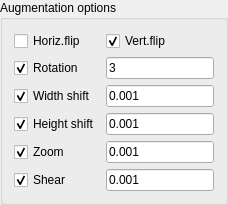
                        <widget class="QGroupBox" name="groupBox_aug_option_2">
                         <property name="title">
                          <string>Augmentation options</string>
                         </property>
                         <layout class="QGridLayout" name="gridLayout_12">
                          <item row="0" column="0">
                           <widget class="QCheckBox" name="checkBox_HorizFlip">
                            <property name="sizePolicy">
                             <sizepolicy hsizetype="Fixed" vsizetype="Fixed">
                              <horstretch>0</horstretch>
                              <verstretch>0</verstretch>
                             </sizepolicy>
                            </property>
                            <property name="toolTip">
                             <string>&quot;&lt;html&gt;&lt;head/&gt;&lt;body&gt;&lt;p&gt;Should training images be flipped by horiz. axis (bottom up; top down)?&lt;/p&gt;&lt;/body&gt;&lt;/html&gt;</string>
                            </property>
                            <property name="text">
                             <string>Horiz.flip</string>
                            </property>
                            <property name="icon">
                             <iconset resource="art.qrc">
                              <normaloff>:/icon/icon/flip_h.png</normaloff>:/icon/icon/flip_h.png</iconset>
                            </property>
                            <property name="iconSize">
                             <size>
                              <width>20</width>
                              <height>20</height>
                             </size>
                            </property>
                           </widget>
                          </item>
                          <item row="5" column="0">
                           <widget class="QCheckBox" name="checkBox_shear_2">
                            <property name="sizePolicy">
                             <sizepolicy hsizetype="Fixed" vsizetype="Fixed">
                              <horstretch>0</horstretch>
                              <verstretch>0</verstretch>
                             </sizepolicy>
                            </property>
                            <property name="toolTip">
                             <string>&lt;html&gt;&lt;head/&gt;&lt;body&gt;&lt;p&gt;Shear Intensity (Shear angle in counter-clockwise direction in degrees)&lt;/p&gt;&lt;/body&gt;&lt;/html&gt;</string>
                            </property>
                            <property name="text">
                             <string>Shear</string>
                            </property>
                            <property name="icon">
                             <iconset resource="art.qrc">
                              <normaloff>:/icon/icon/shear.png</normaloff>:/icon/icon/shear.png</iconset>
                            </property>
                            <property name="iconSize">
                             <size>
                              <width>20</width>
                              <height>20</height>
                             </size>
                            </property>
                            <property name="checked">
                             <bool>true</bool>
                            </property>
                           </widget>
                          </item>
                          <item row="1" column="0">
                           <widget class="QCheckBox" name="checkBox_rotation">
                            <property name="sizePolicy">
                             <sizepolicy hsizetype="Maximum" vsizetype="Fixed">
                              <horstretch>0</horstretch>
                              <verstretch>0</verstretch>
                             </sizepolicy>
                            </property>
                            <property name="toolTip">
                             <string>&lt;html&gt;&lt;head/&gt;&lt;body&gt;&lt;p&gt;Degree range for random rotations&lt;/p&gt;&lt;/body&gt;&lt;/html&gt;</string>
                            </property>
                            <property name="text">
                             <string>Rotation</string>
                            </property>
                            <property name="icon">
                             <iconset resource="art.qrc">
                              <normaloff>:/icon/icon/rotate.png</normaloff>:/icon/icon/rotate.png</iconset>
                            </property>
                            <property name="iconSize">
                             <size>
                              <width>20</width>
                              <height>20</height>
                             </size>
                            </property>
                            <property name="checked">
                             <bool>true</bool>
                            </property>
                           </widget>
                          </item>
                          <item row="3" column="0">
                           <widget class="QCheckBox" name="checkBox_height_shift">
                            <property name="sizePolicy">
                             <sizepolicy hsizetype="Maximum" vsizetype="Fixed">
                              <horstretch>0</horstretch>
                              <verstretch>0</verstretch>
                             </sizepolicy>
                            </property>
                            <property name="toolTip">
                             <string>&quot;&lt;html&gt;&lt;head/&gt;&lt;body&gt;&lt;p&gt;Define random shift of height&lt;br&gt;Fraction of total height if &amp;lt; 1. Otherwise pixels if&gt;=1.&lt;br&gt;Value defines an interval (-height_shift_range, +height_shift_range) from which random numbers are created   &lt;/p&gt;&lt;/body&gt;&lt;/html&gt;</string>
                            </property>
                            <property name="text">
                             <string>Height shift</string>
                            </property>
                            <property name="icon">
                             <iconset resource="art.qrc">
                              <normaloff>:/icon/icon/shift_h.png</normaloff>:/icon/icon/shift_h.png</iconset>
                            </property>
                            <property name="iconSize">
                             <size>
                              <width>20</width>
                              <height>20</height>
                             </size>
                            </property>
                            <property name="checked">
                             <bool>true</bool>
                            </property>
                           </widget>
                          </item>
                          <item row="0" column="1">
                           <widget class="QCheckBox" name="checkBox_VertFlip">
                            <property name="sizePolicy">
                             <sizepolicy hsizetype="Preferred" vsizetype="Fixed">
                              <horstretch>0</horstretch>
                              <verstretch>0</verstretch>
                             </sizepolicy>
                            </property>
                            <property name="toolTip">
                             <string>&quot;&lt;html&gt;&lt;head/&gt;&lt;body&gt;&lt;p&gt;Should training images be flipped by vert. axis (left becomes right; right becomes left)?&lt;/p&gt;&lt;/body&gt;&lt;/html&gt;&quot;</string>
                            </property>
                            <property name="text">
                             <string>Vert.flip</string>
                            </property>
                            <property name="icon">
                             <iconset resource="art.qrc">
                              <normaloff>:/icon/icon/flip_v.png</normaloff>:/icon/icon/flip_v.png</iconset>
                            </property>
                            <property name="iconSize">
                             <size>
                              <width>20</width>
                              <height>20</height>
                             </size>
                            </property>
                            <property name="checked">
                             <bool>true</bool>
                            </property>
                           </widget>
                          </item>
                          <item row="2" column="0">
                           <widget class="QCheckBox" name="checkBox_width_shift_2">
                            <property name="sizePolicy">
                             <sizepolicy hsizetype="Fixed" vsizetype="Fixed">
                              <horstretch>0</horstretch>
                              <verstretch>0</verstretch>
                             </sizepolicy>
                            </property>
                            <property name="toolTip">
                             <string>&quot;&lt;html&gt;&lt;head/&gt;&lt;body&gt;&lt;p&gt;Define random shift of width&lt;br&gt;Fraction of total width, if &amp;lt; 1. Otherwise pixels if&gt;=1.&lt;br&gt;Value defines an interval (-width_shift_range, +width_shift_range) from which random numbers are created&lt;/p&gt;&lt;/body&gt;&lt;/html&gt;</string>
                            </property>
                            <property name="text">
                             <string>Width shift</string>
                            </property>
                            <property name="icon">
                             <iconset resource="art.qrc">
                              <normaloff>:/icon/icon/shift_w.png</normaloff>:/icon/icon/shift_w.png</iconset>
                            </property>
                            <property name="iconSize">
                             <size>
                              <width>20</width>
                              <height>20</height>
                             </size>
                            </property>
                            <property name="checked">
                             <bool>true</bool>
                            </property>
                           </widget>
                          </item>
                          <item row="4" column="0">
                           <widget class="QCheckBox" name="checkBox_zoom">
                            <property name="sizePolicy">
                             <sizepolicy hsizetype="Fixed" vsizetype="Fixed">
                              <horstretch>0</horstretch>
                              <verstretch>0</verstretch>
                             </sizepolicy>
                            </property>
                            <property name="toolTip">
                             <string>&lt;html&gt;&lt;head/&gt;&lt;body&gt;&lt;p&gt;Range for random zoom&lt;/p&gt;&lt;/body&gt;&lt;/html&gt;</string>
                            </property>
                            <property name="text">
                             <string>Zoom</string>
                            </property>
                            <property name="icon">
                             <iconset resource="art.qrc">
                              <normaloff>:/icon/icon/zoom.png</normaloff>:/icon/icon/zoom.png</iconset>
                            </property>
                            <property name="iconSize">
                             <size>
                              <width>20</width>
                              <height>20</height>
                             </size>
                            </property>
                            <property name="checked">
                             <bool>true</bool>
                            </property>
                           </widget>
                          </item>
                          <item row="1" column="1">
                           <widget class="QLineEdit" name="lineEdit_Rotation">
                            <property name="text">
                             <string>3</string>
                            </property>
                           </widget>
                          </item>
                          <item row="2" column="1">
                           <widget class="QLineEdit" name="lineEdit_widthShift">
                            <property name="text">
                             <string>0.001</string>
                            </property>
                           </widget>
                          </item>
                          <item row="3" column="1">
                           <widget class="QLineEdit" name="lineEdit_heightShift">
                            <property name="text">
                             <string>0.001</string>
                            </property>
                           </widget>
                          </item>
                          <item row="4" column="1">
                           <widget class="QLineEdit" name="lineEdit_zoomRange">
                            <property name="text">
                             <string>0.001</string>
                            </property>
                           </widget>
                          </item>
                          <item row="5" column="1">
                           <widget class="QLineEdit" name="lineEdit_shearRange">
                            <property name="text">
                             <string>0.001</string>
                            </property>
                           </widget>
                          </item>
                         </layout>
                        </widget>
